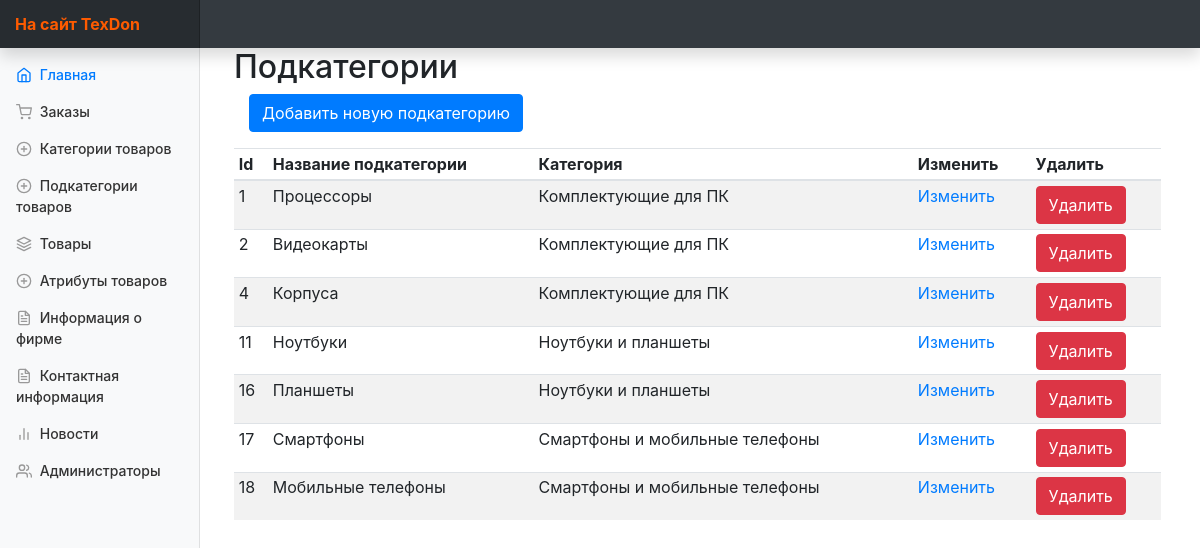
Page /index.php?ctrl=Subcategory&act=subcategoriesList on the earlier database version.
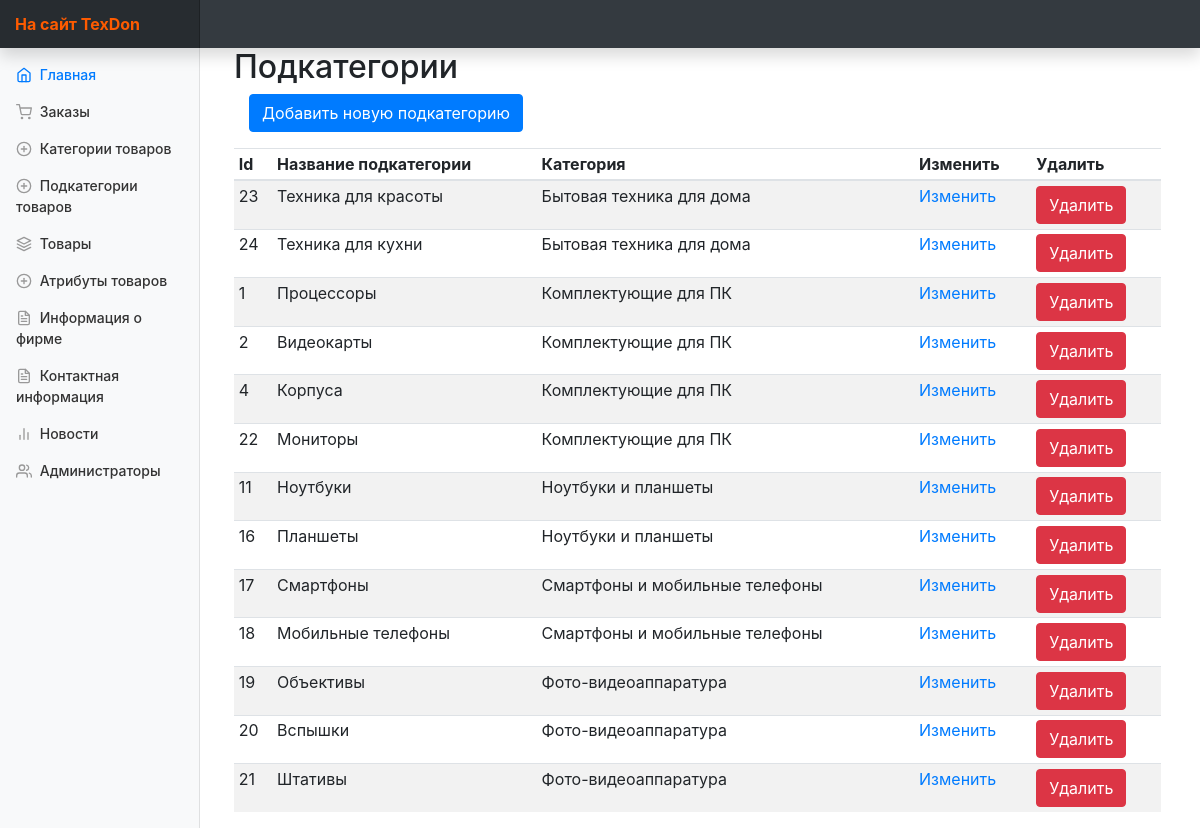
Same page on the later database version.
### tables this page shows
CREATE TABLE IF NOT EXISTS `categoriesandsubcategories` (
  `categoryandsubcategoryID` int(11) NOT NULL AUTO_INCREMENT,
  `categoryID` int(11) NOT NULL,
  `subcategoryID` int(11) NOT NULL,
  PRIMARY KEY (`categoryandsubcategoryID`),
  KEY `fk_catID` (`categoryID`),
  KEY `fk_subcatID` (`subcategoryID`)
);

CREATE TABLE IF NOT EXISTS `subcategories` (
  `subcategoryID` int(11) NOT NULL AUTO_INCREMENT,
  `subcategoryTitle` varchar(80) NOT NULL,
  `subcategoryImagePath` varchar(350) DEFAULT NULL,
  PRIMARY KEY (`subcategoryID`),
  UNIQUE KEY `subcategoriesTitle` (`subcategoryTitle`)
);

CREATE TABLE IF NOT EXISTS `categories` (
  `categoryID` int(11) NOT NULL AUTO_INCREMENT,
  `categoryTitle` varchar(80) NOT NULL,
  `categoryImagePath` varchar(350) DEFAULT NULL,
  PRIMARY KEY (`categoryID`),
  UNIQUE KEY `categoryTitle` (`categoryTitle`)
);

### controllers/panel/MainController.php (called while the page is built, shortened)
<?php
class MainController extends BaseController {
    public function start(  ){
        $controller = $this->request->getGetValue('ctrl');
        $action = $this->request->getGetValue('act');
        $controllerClass = "controllers\\panel\\{$controller}Controller";
        if(class_exists($controllerClass)){
            $controllerInstance = new $controllerClass();
        }
        if(method_exists($controllerClass, "{$action}Action")){
            $viewToInclude = $controllerInstance->{"{$action}Action"}();
        }
        else{
            $controller = "Home";
            $action = "index";
            $controllerClass = "controllers\\panel\\{$controller}Controller";
            $controllerInstance = new $controllerClass();
            $viewToInclude = $controllerInstance->{"{$action}Action"}();
        }
        $this->view = $controllerInstance->view;
        include_once "views/Default/header.php";
        include_once "views/$controller/$viewToInclude.php";
    }
}

### index.php (called while the page is built, shortened)
<?php
$app = new MainController();
$app->start();

### controllers/panel/BaseController.php (called while the page is built, shortened)
<?php
class BaseController{
    public function __construct(){
        $this->view = new View();
    }
}

### utils/View.php (called while the page is built, shortened)
<?php
class View{
    private $storage = [];
    public function __get($name){
        if(isset($this->storage[$name])){
            return $this->storage[$name];
        }
        return null;
    }
    public function __set($name, $value){
        $this->storage[$name] = $value;
    }
}

### models/Subcategory/Subcategory.php (called while the page is built, shortened)
<?php
class Subcategory {
    public static function GetSubcategoryList ( $limit = 200, $offset = 0 ){
         $stm = MySQL::$db->prepare ("SELECT sc.subcategoryID, sc.subcategoryTitle, c.categoryTitle, c.categoryID, cAs.categoryandsubcategoryID FROM `categoriesandsubcategories` AS `cAs`
                                        INNER JOIN `categories` AS `c` ON cAs.categoryID = c.categoryID
                                        INNER JOIN `subcategories` AS `sc` ON cAs.subcategoryID = sc.subcategoryID LIMIT $offset, $limit");
        $stm->execute();
        $subcategories = $stm->fetchAll(\PDO::FETCH_OBJ);
        return $subcategories;
    }
}

### controllers/panel/SubcategoryController.php (called while the page is built, shortened)
<?php
class SubcategoryController extends BaseController {
    public function subcategoriesListAction() {
        $this->view->subcategories = Subcategory::GetSubcategoryList(60, 0);
        return 'subcategories-list';
    }
}

### views/Subcategory/subcategories-list.php (the view, shortened to what this page needs)
<main role="main" class="col-md-9 ml-sm-auto col-lg-10 px-4">
    <h2>Подкатегории </h2>
    <form class="col-12">
        <div class="form-group">
            <a href="index.php?ctrl=Subcategory&act=addSubcategory" class="btn btn-primary">Добавить новую подкатегорию</a>
        </div>
    </form>
    <div class="table-responsive">
        <table class="table table-striped table-sm">
            <thead>
            <tr>
                <th>Id</th>
                <th>Название подкатегории</th>
                <th>Категория</th>
                <th>Изменить</th>
                <th>Удалить</th>
            </tr>
            </thead>
            <tbody>
            <?php foreach ( $this->view->subcategories as $subcategory ) { ?>
                <tr data-subcategory-id="<?= $subcategory->subcategoryID ?>" data-category-id="<?= $subcategory->categoryID ?>">
                    <td><?= $subcategory->subcategoryID ?></td>
                    <td><?= $subcategory->subcategoryTitle ?></td>
                    <td><?= $subcategory->categoryTitle ?></td>
                    <td><a id ="updateSubcategory" lass="btn btn-primary" href="?ctrl=Subcategory&act=updateSubcategory&subcategoryID=<?= $subcategory->subcategoryID ?>&categoryID=<?= $subcategory->categoryID ?>">Изменить</a></td>
                    <td> <div data-subcategory-id="<?= $subcategory->subcategoryID ?>" data-subcategorytocategory-id="<?= $subcategory->categoryandsubcategoryID ?>" class="btn btn-danger">Удалить</div> </td>
                </tr>
            <?php } ?>
            </tbody>
        </table>
    </div>
</main>
</div>

### views/Default/header.php (shortened to what this page needs)
<html>
    <head>
        <link rel="stylesheet" href="bower_components/bootstrap/dist/css/bootstrap.css" />
        <link rel="stylesheet" href="assets/css/styles.css" />
    </head>
<body>
<nav class="navbar navbar-dark fixed-top bg-dark flex-md-nowrap p-0 shadow">
        <a class="navbar-brand col-sm-3 col-md-2 mr-0" href="http://localhost:5012/TexDonProduction/public/home" style=" color: #FE5B00; font-weight:bold;">На сайт TexDon</a>
 </nav>
<div class="container-fluid">
    <div class="row">
        <nav class="col-md-2 d-none d-md-block bg-light sidebar">
            <div class="sidebar-sticky">
                 <ul class="nav flex-column">
                     <li class="nav-item">
                         <a class="nav-link active" href="index.php?ctrl=Home&act=index">
                             Главная <span class="sr-only">(current)</span>
                         </a>
                     </li>
                     <li class="nav-item">
                         <a class="nav-link" href="index.php?ctrl=Order&act=ordersList">
                             Заказы
                         </a>
                     </li>
                     <li class="nav-item">
                         <a class="nav-link" href="index.php?ctrl=Category&act=categoriesList">
                             Категории товаров
                         </a>
                     </li>
                     <li class="nav-item">
                         <a class="nav-link" href="index.php?ctrl=Subcategory&act=subcategoriesList">
                             Подкатегории товаров
                         </a>
                     </li>
                     <li class="nav-item">
                         <a class="nav-link" href="?ctrl=Product&act=productsList">
                             Товары
                         </a>
                     </li>
                     <li class="nav-item">
                         <a class="nav-link" href="?ctrl=ProductAttributes&act=attributesList">
                             Атрибуты товаров
                         </a>
                     </li>
                     <li class="nav-item">
                         <a class="nav-link" href="index.php?ctrl=InfoFirm&act=updateInfoFirm">
                              Информация о фирме
                         </a>
                     </li>
                     <li class="nav-item">
                         <a class="nav-link" href="index.php?ctrl=Contacts&act=updateContactsFirm">
                             Контактная информация
                         </a>
                     </li>
                     <li class="nav-item">
                         <a class="nav-link" href="?ctrl=News&act=newsList">
                             Новости
                         </a>
                     </li>
                     <li class="nav-item">
                         <a class="nav-link" href="?ctrl=Admin&act=adminList">
                             Администраторы
                         </a>
                     </li>
                 </ul>
            </div>
         </nav>
    </div>

### assets/css/styles.css (style rules this page uses)
body { font-size: .875rem; }
.feather { width: 16px; height: 16px; vertical-align: text-bottom; }
.sidebar { position: fixed; top: 0; bottom: 0; left: 0; z-index: 100; padding: 48px 0 0; box-shadow: inset -1px 0 0 rgba(0, 0, 0, .1); }
.sidebar-sticky { position: relative; top: 0; height: calc(100vh - 48px); padding-top: .5rem; overflow-x: hidden; overflow-y: auto; }
.sidebar .nav-link { font-weight: 500; color: #333; }
.sidebar .nav-link .feather { margin-right: 4px; color: #999; }
.sidebar .nav-link.active { color: #007bff; }
.sidebar .nav-link:hover .feather, .sidebar .nav-link.active .feather { color: inherit; }
[role="main"] { padding-top: 48px; }
.navbar-brand { padding-top: .75rem; padding-bottom: .75rem; font-size: 1rem; background-color: rgba(0, 0, 0, .25); box-shadow: inset -1px 0 0 rgba(0, 0, 0, .25); }

Differences in the rows shown:
added categoriesandsubcategories: subcategoryID.subcategoryID "23", subcategoryID.subcategoryTitle "Техника для красоты", categoryID.categoryTitle "Бытовая техника для дома"
added categoriesandsubcategories: subcategoryID.subcategoryID "24", subcategoryID.subcategoryTitle "Техника для кухни", categoryID.categoryTitle "Бытовая техника для дома"
added categoriesandsubcategories: subcategoryID.subcategoryID "22", subcategoryID.subcategoryTitle "Мониторы", categoryID.categoryTitle "Комплектующие для ПК"
added categoriesandsubcategories: subcategoryID.subcategoryID "19", subcategoryID.subcategoryTitle "Объективы", categoryID.categoryTitle "Фото-видеоаппаратура"
added categoriesandsubcategories: subcategoryID.subcategoryID "20", subcategoryID.subcategoryTitle "Вспышки", categoryID.categoryTitle "Фото-видеоаппаратура"
added categoriesandsubcategories: subcategoryID.subcategoryID "21", subcategoryID.subcategoryTitle "Штативы", categoryID.categoryTitle "Фото-видеоаппаратура"
